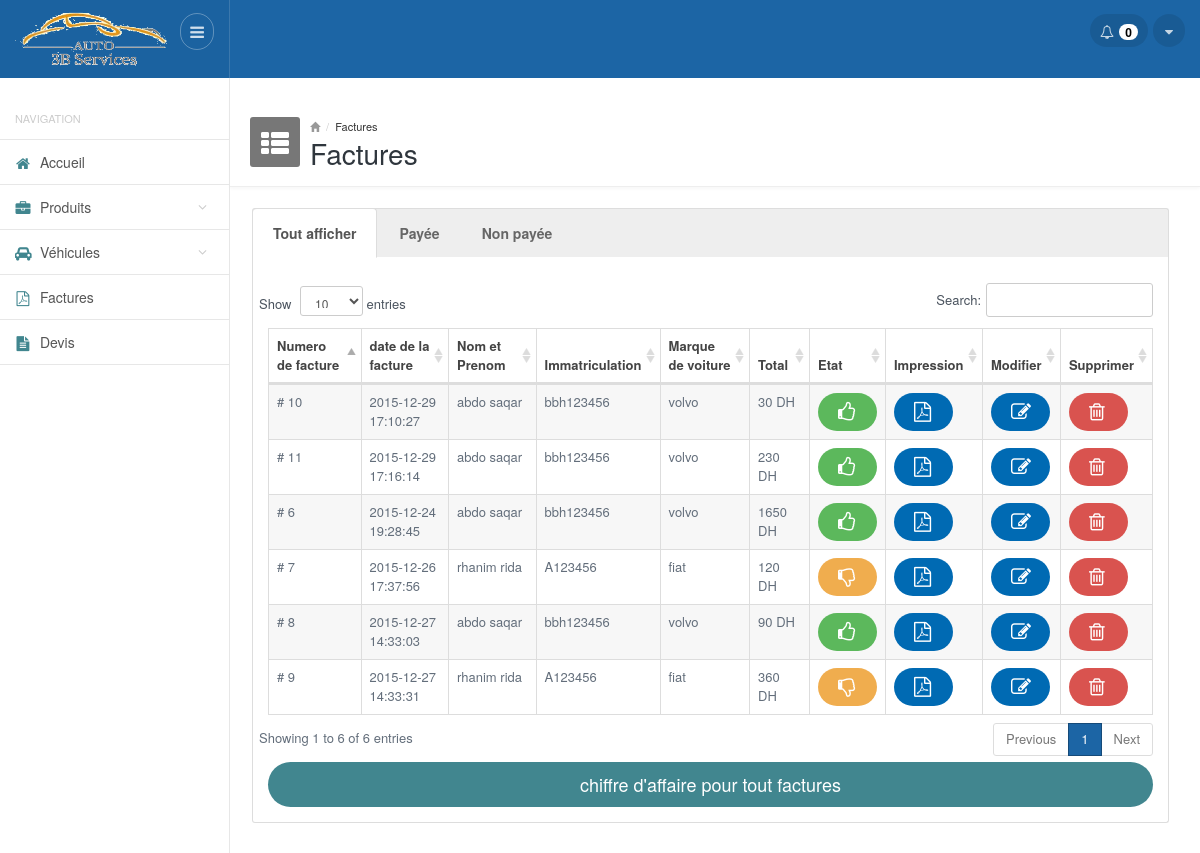
The app's page /factures.php (signed in), older data.
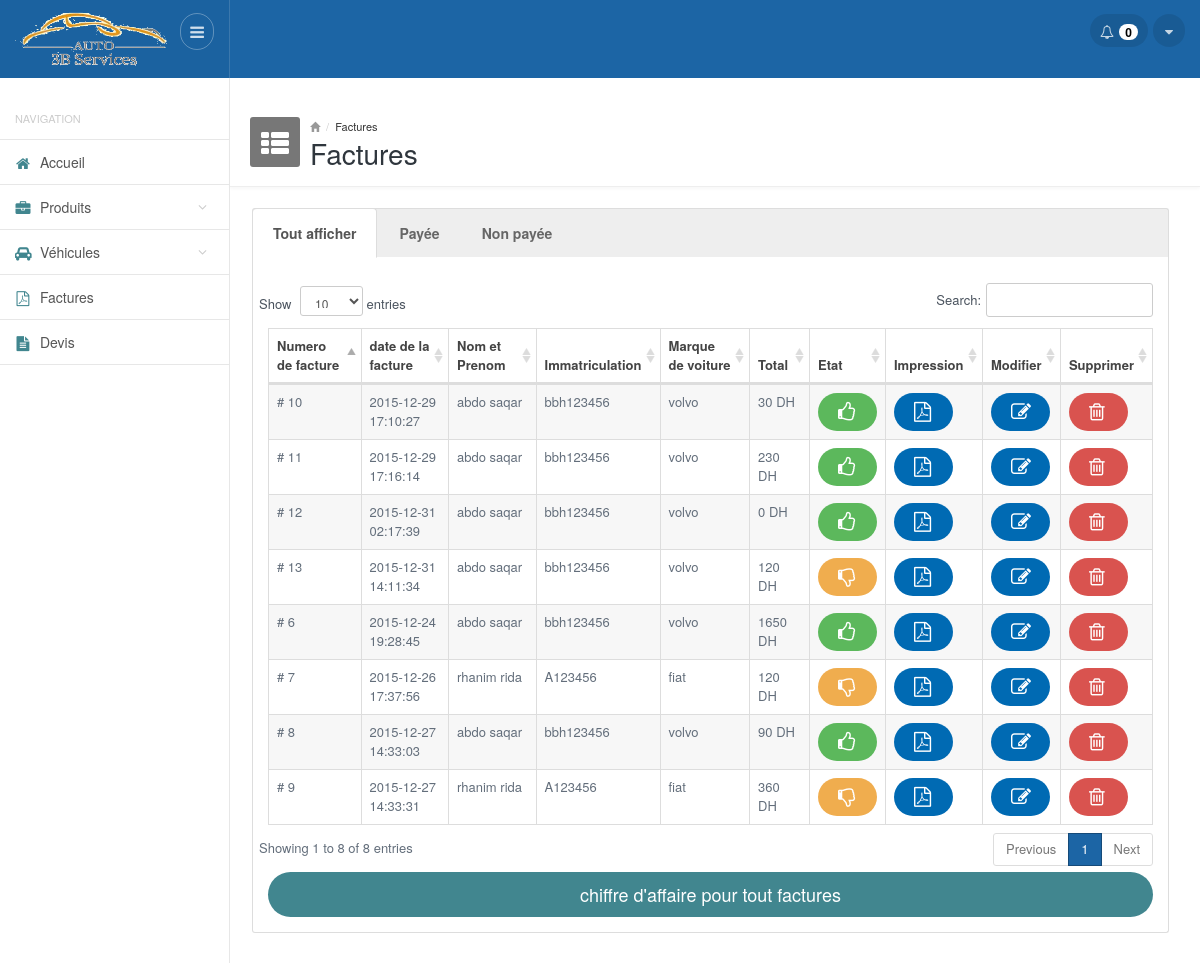
The same page, newer data.
### tables this page shows
CREATE TABLE IF NOT EXISTS `factures` (
  `id` int(25) NOT NULL,
  `created` timestamp NOT NULL DEFAULT CURRENT_TIMESTAMP,
  `etat` tinyint(1) DEFAULT '0',
  `id_vehicule` int(11) NOT NULL
);

CREATE TABLE IF NOT EXISTS `vehicules` (
  `id` int(11) NOT NULL,
  `nom` varchar(100) NOT NULL,
  `prenom` varchar(100) NOT NULL,
  `immatriculation` varchar(100) NOT NULL,
  `chassis` varchar(100) NOT NULL,
  `carte_grise` varchar(100) NOT NULL,
  `marque` varchar(100) NOT NULL,
  `expere` varchar(100) NOT NULL,
  `assurance` varchar(100) NOT NULL,
  `date_entree` date DEFAULT NULL,
  `date_sortie` date DEFAULT NULL
);

### functions.php (called while the page is built, shortened)
<?php
function getAllFactures($etat)
{
    $char="";
    if ($etat==0) { $char="and etat = 0"; }
    elseif ($etat==1) { $char="and etat = 1"; }
     $result = mysql_query("SELECT   factures.id , created , etat , id_vehicule , nom , prenom , immatriculation , marque , expere , assurance , date_entree , date_sortie FROM factures , vehicules WHERE factures.id_vehicule=vehicules.id $char") or die(mysql_error());
     $factures = array();
     while($row = mysql_fetch_array($result)){
        $row['total']=getTotal($row['id']);
        $factures[] = $row;
     }
    return $factures;
}
function getNotifProducts()
{
    $result = mysql_query("SELECT count(*) FROM produits WHERE qte_min>=qte") or die(mysql_error());
    $count = mysql_fetch_array($result);
    return $count[0];
}
function getTotal($id)
{
     $result = mysql_query("SELECT * FROM designation WHERE id_facture=$id") or die(mysql_error());
     $total=0;
     while($row = mysql_fetch_array($result)){
        $total+=($row['qte']*$row['prix']);
     }
    return $total;
}
?>

### factures.php (the view, shortened to what this page needs)
<?php
require_once __DIR__ . '/functions.php';
require_once __DIR__ . '/header.php'; ?>
<div class="mainpanel">
    <div class="pageheader">
        <div class="media">
            <div class="pageicon pull-left">
                <i class="fa fa-th-list"></i>
            </div>
            <div class="media-body">
                <ul class="breadcrumb">
                    <li><a href="#"><i class="glyphicon glyphicon-home"></i></a></li>
                    <li><a href="#">Factures</a></li>
                </ul>
                <h4>Factures</h4>
            </div>
        </div>
    </div>
    <div class="contentpanel">
        <div class="panel panel-primary-head">
            <div class="col-md-6">
                <ul class="nav nav-tabs">
                    <li class="active"><a href="#tous" data-toggle="tab"><strong>Tout afficher</strong></a></li>
                    <li class=""><a href="#payee" data-toggle="tab"><strong>Payée</strong></a></li>
                    <li class=""><a href="#nonpayee" data-toggle="tab"><strong>Non payée</strong></a></li>
                </ul>
                <div class="tab-content mb30">
                    <div class="tab-pane active" id="tous">
                        <table id="basicTable1" class="table table-striped table-bordered responsive">
                            <thead class="">
                                <tr>
                                    <th>Numero de facture</th>
                                    <th>date de la facture</th>
                                    <th>Nom et Prenom</th>
                                    <th>Immatriculation</th>
                                    <th>Marque de voiture</th>
                                    <th>Total</th>
                                    <th>Etat</th>
                                    <th>Impression</th>
                                    <th>Modifier</th>
                                    <th>Supprimer</th>
                                </tr>
                            </thead>
                            <tbody>
                                <?php
                                  $factures= getAllFactures(-1);
                                  foreach($factures as $facture){
                                    ?>
                                        <tr>
                                          <td># <?php echo $facture['id']; ?> </td>
                                          <td><?php echo $facture['created']; ?> </td>
                                          <td><?php echo $facture['nom'].' '.$facture['prenom']; ?> </td>
                                          <td><?php echo $facture['immatriculation']; ?> </td>
                                          <td><?php echo $facture['marque']; ?> </td>
                                          <td><?php echo $facture['total']; ?> DH </td>
                                          <td class="center">
                                            <?php if ($facture['etat']==1): ?>
                                              <a class="btn btn-success btn-rounded" href="valider.php?id=<?php echo $facture['id']; ?>&etat=0"><i class="fa fa-thumbs-o-up"></i></a>
                                            <?php else: ?>
                                              <a class="btn btn-warning btn-rounded" href="valider.php?id=<?php echo $facture['id']; ?>&etat=1"><i class="fa fa-thumbs-o-down"></i></a>
                                            <?php endif ?>
                                          </td>
                                          <td class="center"><a class="btn btn-primary blue_b btn-rounded" href="facture.php?id=<?php echo $facture['id']; ?>"><i class="fa fa-file-pdf-o"></i></a></td>
                                          <td class="center"><a class="btn btn-primary blue_b btn-rounded" href="modifier_facture.php?id=<?php echo $facture['id']; ?>"><i class="fa fa-edit"></i></a></td>
                                          <td class="center"><a class="btn btn-danger btn-rounded" href="php_supprimer_facture.php?id=<?php echo $facture['id']; ?>"><i class="fa fa-trash-o"></i></a></td>
                                      </tr>
                                    <?php } ?>
                            </tbody>
                        </table>
                        <button class="btn btn-rounded btn-primary btn-lg btn-block" data-toggle="modal" data-target=".bs-example-modal-lg">chiffre d'affaire pour tout factures</button>
                    </div>
                </div>
            </div>
        </div>
        <br />
    </div>
</div>
<?php
require_once __DIR__ . '/footer.php'; ?>

### header.php (shortened to what this page needs)
<!DOCTYPE html>
<html lang="en">
<head>
        <link href="css/style.default.css" rel="stylesheet">
        <link href="css/select2.css" rel="stylesheet" />
        <link href="css/style.datatables.css" rel="stylesheet">
        <link href="cdn.datatables.net/responsive/1.0.1/css/dataTables.responsive.css" rel="stylesheet">
    </head>
    <body>
        <header>
            <div class="headerwrapper">
                <div class="header-left">
                    <a href="#" class="logo">
                        <img src="images/logo.gif" alt="" style="width: 160px;height: 81px;margin-bottom: -16px;margin-top: -20px;">
                    </a>
                    <div class="pull-right">
                        <a href="#" class="menu-collapse">
                            <i class="fa fa-bars"></i>
                        </a>
                    </div>
                </div>
                <div class="header-right">
                    <div class="pull-right">
                            <div class="btn-group btn-group-list btn-group-notification">
                        <?php if(getNotifProducts() == 0) {?>
                            <button type="button" class="btn btn-default dropdown-toggle" data-toggle="dropdown">
                        <?php } else { ?>
                                <button type="button" class="btn btn-default dropdown-toggle orange" data-toggle="dropdown">
                        <?php } ?>
                              <i class="fa fa-bell-o"></i>
                              <span class="badge">
                                <?php echo getNotifProducts(); ?>
                              </span>
                            </button>
                        </div>
                        <div class="btn-group btn-group-option">
                            <button type="button" class="btn btn-default dropdown-toggle" data-toggle="dropdown">
                              <i class="fa fa-caret-down"></i>
                            </button>
                        </div>
                    </div>
                </div>
            </div>
        </header>
        <br>
        <br>
        <section>
            <div class="mainwrapper">
                <div class="leftpanel">
                    <h5 class="leftpanel-title">Navigation</h5>
                    <ul class="nav nav-pills nav-stacked">
                        <li class="<?php if ($_SERVER['REQUEST_URI'] == '/auto3bservices/index.php' ) { echo 'active';} ?>"><a href="index.php"><i class="fa fa-home"></i> <span>Accueil</span></a></li>
                        <li class="parent <?php if ($_SERVER['REQUEST_URI'] == '/auto3bservices/produits.php' || $_SERVER['REQUEST_URI']  == '/auto3bservices/ajouter_produit.php' ) { echo 'active';} ?>"><a href="produits.php"><i class="fa fa-briefcase"></i> <span>Produits</span></a>
                        </li>
                        <li class="parent <?php if ($_SERVER['REQUEST_URI'] == '/auto3bservices/vehicules.php' || $_SERVER['REQUEST_URI']  == '/auto3bservices/ajouter_vehicule.php' ) { echo 'active';} ?>"><a href="vehicules.php"><i class="fa fa-car"></i> <span>Véhicules</span></a>
                        </li>
                        <li class="<?php if ($_SERVER['REQUEST_URI'] == '/auto3bservices/factures.php' ) { echo 'active';} ?>"><a href="factures.php"><i class="fa fa-file-pdf-o"></i> <span>Factures</span></a>
                        </li>
                        <li class="<?php if ($_SERVER['REQUEST_URI'] == '/auto3bservices/devis.php' ) { echo 'active';} ?>"><a href="devis.php"><i class="fa fa-file-text"></i> <span>Devis</span></a>
                        </li>
                    </ul>
                </div>

### footer.php (shortened to what this page needs)
  </div>
        </section>
    </body>
</html>

### css/style.default.css (style rules this page uses)
body { font-size: 13px; color: #636E7B; background-color: #fff; }
a { outline: none !important; }
.headerwrapper { background-color: #1C65A5; min-height: 60px; position: fixed; width: 100%; z-index: 1000; }
.headerwrapper:after { clear: both; display: block; content: ''; }
.headerwrapper .header-left { width: 230px; min-height: 60px; padding: 14px 15px; float: left; border-right: 1px solid rgba(255,255,255,0.14); background-color: rgba(0,0,0,0.03); position: relative; }
.headerwrapper .header-left .logo { display: inline-block; margin-top: 5px; float: left; }
.headerwrapper .header-left .menu-collapse { -moz-transition: all 0.2s ease-out 0s; -webkit-transition: all 0.2s ease-out 0s; transition: all 0.2s ease-out 0s; border: 1px solid rgba(255,255,255,0.3); color: rgba(255,255,255,0.8); padding: 6px 9px; -moz-border-radius: 50px; -webkit-border-radius: 50px; border-radius: 50px; display: inline-block; font-size: 16px; line-height: normal; position: absolute; top: 13px; right: 15px; }
.headerwrapper .header-right { margin-left: 230px; min-height: 60px; padding: 14px 15px; }
.headerwrapper .header-right .btn-group { margin: 0; line-height: 21px; float: left; }
.headerwrapper .header-right .btn-group > .btn { border: 0; background-color: rgba(0,0,0,0.1); color: rgba(255,255,255,0.75); -moz-border-radius: 50px; -webkit-border-radius: 50px; border-radius: 50px; line-height: normal; margin-left: 5px; height: 33px; }
.headerwrapper .header-right .btn-group .btn .badge { -moz-box-shadow: none; -webkit-box-shadow: none; box-shadow: none; background-color: #fff; color: #000; margin-left: 2px; padding: 2px 6px; }
.btn-group-notification > .btn { padding: 7px 10px; }
.btn-group-option > .btn { padding: 7px 12px; }
.mainwrapper { position: relative; top: 60px; }
.mainwrapper:before { content: ''; height: 100%; position: fixed; top: 0; left: 0; width: 230px; border-right: 1px solid #e7e7e7; }
.mainwrapper:after { clear: both; display: block; content: ''; }
.leftpanel { width: 230px; position: absolute; top: 0; left: 0; }
.leftpanel .leftpanel-title { text-transform: uppercase; color: #ccc; font-size: 11px; font-weight: normal; margin: 15px 15px; }
.leftpanel .nav { position: relative; border-bottom: 1px solid #e7e7e7; }
.leftpanel .nav > li { margin: 0 1px 0 0; font-size: 14px; font-weight: 500; border-top: 1px solid #e7e7e7; position: relative; }
.leftpanel .nav > li > a { color: #555; -moz-border-radius: 0; -webkit-border-radius: 0; border-radius: 0; -moz-transition: all 0.2s ease-out 0s; -webkit-transition: all 0.2s ease-out 0s; transition: all 0.2s ease-out 0s; padding: 12px 15px; }
.leftpanel .nav > li > a i { width: 16px; margin-right: 5px; color: #41868f; font-size: 15px; top: 1px; position: relative; text-align: center; }
.leftpanel .nav > li.parent:after { font-family: 'FontAwesome'; content: '\f107'; display: block; position: absolute; top: 12px; right: 22px; color: #ccc; }
.mainpanel { margin-left: 230px; }
.pageheader { padding: 20px; border-bottom: 1px solid #eee; padding-bottom: 20px; height: 90px; -webkit-box-shadow: 0 2px 3px rgba(0,0,0,0.03); box-shadow: 0 2px 3px rgba(0,0,0,0.03); }
.pageheader .media { padding: 0; clear: both; }
.pageheader .pageicon { width: 50px; height: 50px; background-color: #777; display: inline-block; color: #fff; font-size: 32px; border-radius: 3px; padding-top: 1px; padding-left: 10px; }
.pageheader .pageicon .fa-th-list { font-size: 28px; margin-left: 1px; }
.pageheader .breadcrumb { margin: 0; padding: 0; background: none; font-size: 11px; color: #999; line-height: 18px; }
.pageheader .breadcrumb li a { color: #333; }
.pageheader .breadcrumb li a i { color: #999; font-size: 10px; }
.pageheader h4 { margin: -2px 0 0 0; font-size: 28px; font-weight: 500; color: #2f363d; line-height: normal; }
.contentpanel { position: relative; padding: 20px; }
.btn-rounded { -moz-border-radius: 100px; -webkit-border-radius: 100px; border-radius: 100px; padding-left: 20px; padding-right: 20px; }
td i { width: 14px; margin-right: 5px; font-size: 20px; top: 1px; position: relative; text-align: center; }
.mb30 { margin-bottom: 30px; }
.blue_b { background-color: #006AB3; }

### css/style.datatables.css (style rules this page uses)
.table.dataTable thead .sorting_asc { background-image: url('../images/datatables/sort_asc.png'); }
.table.dataTable thead > tr > th { padding-left: 8px; }

Row changes from the older to the newer data that the page shows:
added factures: id "12", created "2015-12-31 02:17:39", id_vehicule.nom "abdo", id_vehicule.prenom "saqar", id_vehicule.immatriculation "bbh123456", id_vehicule.marque "volvo", total "0"
added factures: id "13", created "2015-12-31 14:11:34", id_vehicule.nom "abdo", id_vehicule.prenom "saqar", id_vehicule.immatriculation "bbh123456", id_vehicule.marque "volvo", total "120"
Text that changed along with them:
text written by a page script: "Show entries Search: Showing 1 to 6 of 6 entries Previous 1 Next" → "Show entries Search: Showing 1 to 8 of 8 entries Previous 1 Next"
